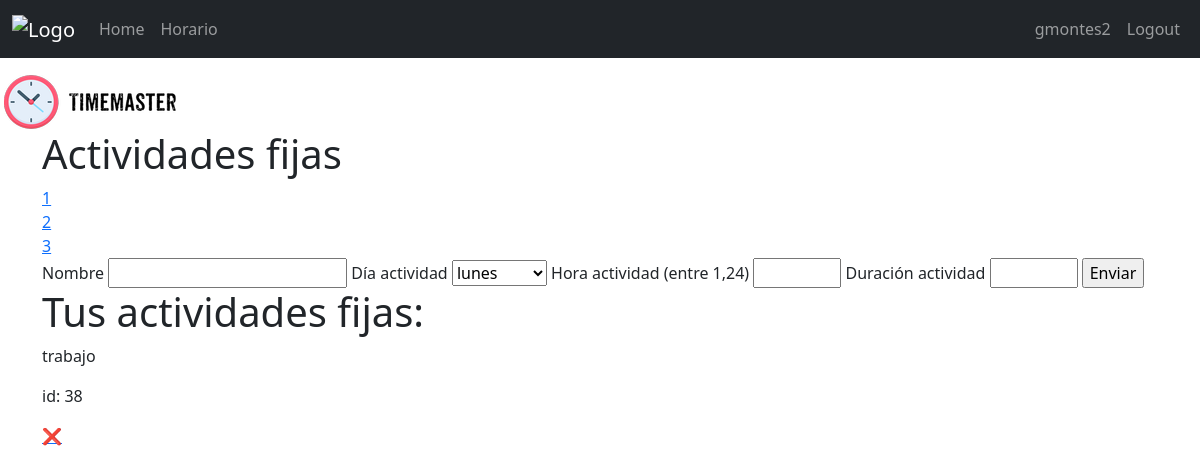
Page /horario/actividades_fijas (signed in) on the earlier database version.
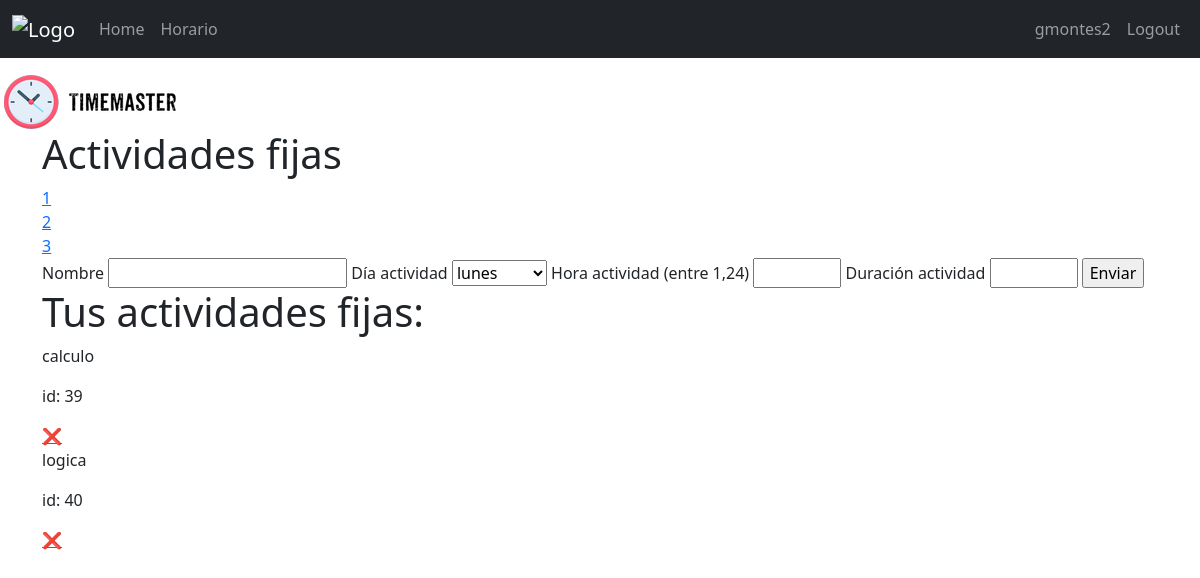
Same page on the later database version.
### horario/models.py (models this page shows)
class Event(models.Model):
    user_id = models.ForeignKey(User, on_delete=models.CASCADE)
    priority = models.IntegerField(choices = [(i,i) for i in range(1,11)])
    name = models.CharField(max_length=30)
    event_type = models.CharField(max_length=50,default="actividad_fija") #Choices: actividad_fija, no fija y horario suenio.
    constraints = models.JSONField(default = dict)

### horario/views.py (the view)
# urls.py: path('actividades_fijas',views.actividades_fijas, name = 'actividades_fijas'),
@login_required(login_url = "user_login")
def actividades_fijas(request):
    usuario = User.objects.get(pk=request.user.pk)
    if request.method == "POST":
        nombre = request.POST['name']
        prioridad = 10
        tipo_evento = "actividad_fija"
        nueva_actividad_fija = Event(user_id = usuario, priority = prioridad, name=nombre, event_type=tipo_evento)
        nueva_actividad_fija.save()
        dia_actividad = int(request.POST['dia_actividad'])
        hora_actividad = int(request.POST["hora_actividad"])
        duracion_actividad = int(request.POST["duracion_actividad"])
        hora_final = hora_actividad + duracion_actividad
        for hora in range(hora_actividad,hora_final,1):
            posicion_actividad_fija = Position(event_id = nueva_actividad_fija,user_id = usuario,day=dia_actividad,hour = hora,activity_name=nombre)
            posicion_actividad_fija.save()
        return redirect(reverse("actividades_fijas"))
    elif request.method == "GET":
        actividades_fijas = Event.objects.filter(user_id = usuario)
        actividades_fijas =actividades_fijas.filter(event_type = "actividad_fija")
        return render(request,"actividades_fijas.html",{"actividades_fijas":actividades_fijas})

### horario/templates/actividades_fijas.html (shortened to what this page needs)
{% extends 'main/main.html' %}
{% load static %}
{% block link %}<link rel="stylesheet" href="{% static 'css/bootstrap.min.css' %}">{% endblock link %}
{% block content %}
<div class="container">
    <h1>Actividades fijas</h1>
    <div class="contenedor_links_horario">
        <div class="contenedor_link_suenio">
            <a href="{% url 'suenio' %}">1</a>
        </div>
        <div class="contenedor_link_actividades_fijas">
            <a href="{% url 'actividades_fijas' %}">2</a>
        </div>
        <div class="contenedor_link_actividades_no_fijas">
            <a href="{% url 'actividades_no_fijas' %}">3</a>
        </div>
    </div>
    <form action="" method="POST">
        <label for="name">Nombre</label>
        <input type="text" name="name" id="name" required>
        <label for="dia_actividad">Día actividad</label>
        <select name="dia_actividad" id="dia_actividad" required>
            <option value="0">lunes</option>
        </select>
        <label for="hora_actividad">Hora actividad (entre 1,24)</label>
        <input type="number" name="hora_actividad" id="hora_actividad" min="1" max="24" step="1" required>
        <label for="duracion_actividad">Duración actividad</label>
        <input type="number" name="duracion_actividad" id="duracion_actividad" min="1" max="10" step="1" required>
        <input type="submit" value="Enviar">
    </form>
    <div class="contenedor_actividades">
        {% if actividades_fijas %}
            <h1 class="titulo_tus_actividades">Tus actividades fijas:</h1>
            {% for actividad in actividades_fijas %}
                <div class="caja_actividad">
                    <p>{{actividad.name}}</p>
                    <p>id: {{actividad.pk}}</p>
                    <a href="{% url 'eliminar_actividades_fijas' ruta_actividad_fija=actividad.pk %}">❌</a>
                </div>
            {% endfor %}
        {% endif %}
    </div>
</div>
    {% endblock  %}

### horario/templates/main/main.html (shortened to what this page needs)
{% load static %}
<!DOCTYPE html>
<html lang="en">
<head>
    <link rel="stylesheet" href="{% static 'css/bootstrap.min.css' %}">
    {% block link %}{% endblock %}
</head>
<body>
    <nav class="navbar navbar-expand-lg navbar-dark bg-dark container-fluid">
        <a class="navbar-brand" href="#">
            <img src="{% static 'imagenes/timemaste.png' %}" alt="Logo">
        </a>
        <ul class="navbar-nav me-auto">
            <li class="nav-item"><a class="nav-link" href="{% url 'horario' %}">Home</a></li>
            <li class="nav-item"><a class="nav-link" href="{% url 'suenio' %}">Horario</a></li>
        </ul>
        <ul class="navbar-nav">
            <li class="nav-item"><a class="nav-link" href="">{{request.user.username}}</a></li>
            {% if request.user.is_authenticated %}
            <li class="nav-item"><a class="nav-link" href="{% url 'user_logout' %}">Logout</a></li>
            {% else %}
            <li class="nav-item"><a class="nav-link" href="{% url 'user_login' %}">Login</a></li>
            <li class="nav-item"><a class="nav-link"href="{% url 'user_register' %}">Register</a></li>
            {% endif %}
        </ul>
    </nav>
    <nav id="second_navbar_container">
        <img class="logo_timemaster" src="{% static 'imagenes/timemaster.png' %}" alt="imagen time master">
    </nav>
    {% block content %}
    {% endblock %}
</body>
</html>

Differences in the rows shown:
removed Event: name "trabajo", pk "38"
added Event: name "calculo", pk "39"
added Event: name "logica", pk "40"
